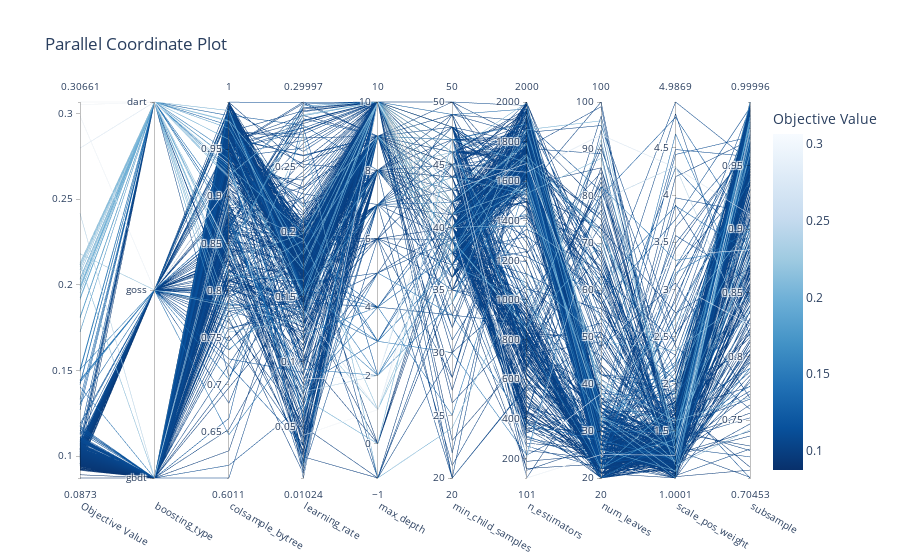

This figure's notebook cell:
### Code cell
# Visualize parallel coordinate plot (for multi-dimensional parameter relationships)
fig_parallel = plot_parallel_coordinate(study)
fig_parallel.show()

### Figure 1 — Plotly figure (JSON) as saved in the notebook; plotly's stock layout.template omitted (floating-point values rounded to 4 significant figures; data arrays with more than 128 entries replaced by an {"elided": "..."} marker saying what was removed)
{"data": [{"dimensions": [{"label": "Objective Value", "range": [0.0873, 0.3066], "values": {"elided": "500 float values"}}, {"label": "boosting_type", "range": [0, 2], "ticktext": ["gbdt", "goss", "dart"], "tickvals": [0, 1, 2], "values": {"elided": "500 int values"}}, {"label": "colsample_bytree", "range": [0.6011, 1.0], "values": {"elided": "500 float values"}}, {"label": "learning_rate", "range": [0.01024, 0.3], "values": {"elided": "500 float values"}}, {"label": "max_depth", "range": [-1, 10], "values": {"elided": "500 int values"}}, {"label": "min_child_samples", "range": [20, 50], "values": {"elided": "500 int values"}}, {"label": "n_estimators", "range": [101, 2000], "values": {"elided": "500 int values"}}, {"label": "num_leaves", "range": [20, 100], "values": {"elided": "500 int values"}}, {"label": "scale_pos_weight", "range": [1.0, 4.987], "values": {"elided": "500 float values"}}, {"label": "subsample", "range": [0.7045, 1.0], "values": {"elided": "500 float values"}}], "labelangle": 30, "labelside": "bottom", "line": {"color": {"elided": "500 float values"}, "colorbar": {"title": {"text": "Objective Value"}}, "colorscale": [[0, "rgb(247,251,255)"], [0.125, "rgb(222,235,247)"], [0.25, "rgb(198,219,239)"], [0.375, "rgb(158,202,225)"], [0.5, "rgb(107,174,214)"], [0.625, "rgb(66,146,198)"], [0.75, "rgb(33,113,181)"], [0.875, "rgb(8,81,156)"], [1, "rgb(8,48,107)"]], "reversescale": true, "showscale": true}, "type": "parcoords"}], "layout": {"title": {"text": "Parallel Coordinate Plot"}}}
